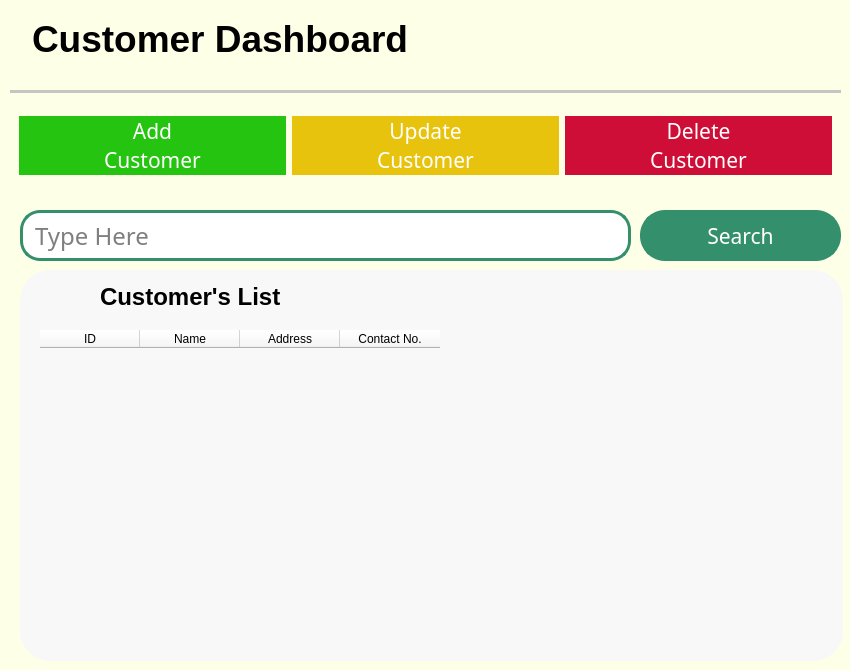
    <widget class="QFrame" name="CustomerFrame">
     <property name="geometry">
      <rect>
       <x>240</x>
       <y>10</y>
       <width>850</width>
       <height>670</height>
      </rect>
     </property>
     <property name="styleSheet">
      <string notr="true">background-color: rgb(254, 255, 231);
border-radius:20px;</string>
     </property>
     <property name="frameShape">
      <enum>QFrame::StyledPanel</enum>
     </property>
     <property name="frameShadow">
      <enum>QFrame::Raised</enum>
     </property>
     <widget class="QFrame" name="frame_11">
      <property name="geometry">
       <rect>
        <x>20</x>
        <y>270</y>
        <width>823</width>
        <height>391</height>
       </rect>
      </property>
      <property name="styleSheet">
       <string notr="true">background-color: rgb(248, 248, 248);
border-radius: 30px;
border-style: outset;</string>
      </property>
      <property name="frameShape">
       <enum>QFrame::StyledPanel</enum>
      </property>
      <property name="frameShadow">
       <enum>QFrame::Raised</enum>
      </property>
      <widget class="QLabel" name="label_40">
       <property name="geometry">
        <rect>
         <x>80</x>
         <y>15</y>
         <width>401</width>
         <height>31</height>
        </rect>
       </property>
       <property name="styleSheet">
        <string notr="true">font: 20pt &quot;Century Gothic&quot;;</string>
       </property>
       <property name="text">
        <string>&lt;html&gt;&lt;head/&gt;&lt;body&gt;&lt;p&gt;&lt;span style=&quot; font-size:28pt; font-weight:600; vertical-align:super;&quot;&gt;Customer's List&lt;/span&gt;&lt;/p&gt;&lt;/body&gt;&lt;/html&gt;</string>
       </property>
      </widget>
      <widget class="QLabel" name="label_41">
       <property name="geometry">
        <rect>
         <x>30</x>
         <y>5</y>
         <width>51</width>
         <height>41</height>
        </rect>
       </property>
       <property name="text">
        <string/>
       </property>
       <property name="pixmap">
        <pixmap>Resize resources/Customer List.png</pixmap>
       </property>
      </widget>
      <widget class="QTableWidget" name="customer_tbl">
       <property name="geometry">
        <rect>
         <x>20</x>
         <y>60</y>
         <width>781</width>
         <height>281</height>
        </rect>
       </property>
       <property name="editTriggers">
        <set>QAbstractItemView::NoEditTriggers</set>
       </property>
       <property name="wordWrap">
        <bool>true</bool>
       </property>
       <column>
        <property name="text">
         <string>ID</string>
        </property>
       </column>
       <column>
        <property name="text">
         <string>Name</string>
        </property>
       </column>
       <column>
        <property name="text">
         <string>Address</string>
        </property>
       </column>
       <column>
        <property name="text">
         <string>Contact No.</string>
        </property>
       </column>
      </widget>
     </widget>
     <widget class="QFrame" name="DashboardTitle">
      <property name="geometry">
       <rect>
        <x>10</x>
        <y>9</y>
        <width>831</width>
        <height>71</height>
       </rect>
      </property>
      <property name="frameShape">
       <enum>QFrame::StyledPanel</enum>
      </property>
      <property name="frameShadow">
       <enum>QFrame::Raised</enum>
      </property>
      <layout class="QFormLayout" name="formLayout">
       <item row="0" column="0">
        <widget class="QLabel" name="label_9">
         <property name="text">
          <string/>
         </property>
         <property name="pixmap">
          <pixmap>Resize resources/team.png</pixmap>
         </property>
        </widget>
       </item>
       <item row="0" column="1">
        <widget class="QLabel" name="label_10">
         <property name="styleSheet">
          <string notr="true">font: 20pt &quot;Century Gothic&quot;;</string>
         </property>
         <property name="text">
          <string>&lt;html&gt;&lt;head/&gt;&lt;body&gt;&lt;p&gt;&lt;span style=&quot; font-size:28pt; font-weight:600;&quot;&gt;Customer Dashboard&lt;/span&gt;&lt;/p&gt;&lt;/body&gt;&lt;/html&gt;</string>
         </property>
         <property name="alignment">
          <set>Qt::AlignJustify|Qt::AlignVCenter</set>
         </property>
        </widget>
       </item>
      </layout>
     </widget>
     <widget class="QFrame" name="DashboardButtons">
      <property name="geometry">
       <rect>
        <x>10</x>
        <y>100</y>
        <width>831</width>
        <height>91</height>
       </rect>
      </property>
      <property name="frameShape">
       <enum>QFrame::StyledPanel</enum>
      </property>
      <property name="frameShadow">
       <enum>QFrame::Raised</enum>
      </property>
      <layout class="QGridLayout" name="gridLayout">
       <item row="0" column="1">
        <widget class="QPushButton" name="upd_cust_btn">
         <property name="font">
          <font>
           <family>Century Gothic</family>
           <pointsize>16</pointsize>
          </font>
         </property>
         <property name="styleSheet">
          <string notr="true">QPushButton{
background-color: rgba(232,195,14,255);
color: rgb(255, 255, 255);
border-radius:30px;
}

QPushButton:hover{
	color: rgb(0, 0, 0);

	border-style:solid;
	border-width:3px;
	border-color: rgba(232,195,14,255);
	background-color: rgb(255, 255, 255);
}</string>
         </property>
         <property name="text">
          <string>Update
Customer</string>
         </property>
         <property name="icon">
          <iconset>
           <normaloff>Resize resources/Update.png</normaloff>Resize resources/Update.png</iconset>
         </property>
         <property name="iconSize">
          <size>
           <width>71</width>
           <height>71</height>
          </size>
         </property>
        </widget>
       </item>
       <item row="0" column="2">
        <widget class="QPushButton" name="del_cust_btn">
         <property name="font">
          <font>
           <family>Century Gothic</family>
           <pointsize>16</pointsize>
          </font>
         </property>
         <property name="styleSheet">
          <string notr="true">QPushButton{
background-color: rgba(206,14,54,255);
color: rgb(255, 255, 255);
border-radius:30px;

}

QPushButton:hover{
	color: rgb(0, 0, 0);
	border-style:solid;
	border-width:3px;
	border-color: rgba(206,14,54,255);
	background-color: rgb(255, 255, 255);
}</string>
         </property>
         <property name="text">
          <string>Delete
Customer</string>
         </property>
         <property name="icon">
          <iconset>
           <normaloff>Resize resources/Delete.png</normaloff>Resize resources/Delete.png</iconset>
         </property>
         <property name="iconSize">
          <size>
           <width>71</width>
           <height>71</height>
          </size>
         </property>
        </widget>
       </item>
       <item row="0" column="0">
        <widget class="QPushButton" name="add_cust_btn">
         <property name="font">
          <font>
           <family>Century Gothic</family>
           <pointsize>16</pointsize>
          </font>
         </property>
         <property name="styleSheet">
          <string notr="true">QPushButton{
background-color: rgba(37,196,16,255);
color: rgb(255, 255, 255);
border-radius:30px;
}

QPushButton:hover{
	color: rgb(0, 0, 0);
	border-style:solid;
	border-width:3px;
	border-color: rgba(37,196,16,255);
	background-color: rgb(255, 255, 255);
}</string>
         </property>
         <property name="text">
          <string>Add
Customer</string>
         </property>
         <property name="icon">
          <iconset>
           <normaloff>Resize resources/Add.png</normaloff>Resize resources/Add.png</iconset>
         </property>
         <property name="iconSize">
          <size>
           <width>71</width>
           <height>71</height>
          </size>
         </property>
        </widget>
       </item>
      </layout>
     </widget>
     <widget class="Line" name="line">
      <property name="geometry">
       <rect>
        <x>10</x>
        <y>90</y>
        <width>831</width>
        <height>3</height>
       </rect>
      </property>
      <property name="styleSheet">
       <string notr="true">background-color: rgb(197, 197, 197);</string>
      </property>
      <property name="orientation">
       <enum>Qt::Horizontal</enum>
      </property>
     </widget>
     <widget class="QLineEdit" name="cust_search">
      <property name="geometry">
       <rect>
        <x>20</x>
        <y>210</y>
        <width>611</width>
        <height>51</height>
       </rect>
      </property>
      <property name="font">
       <font>
        <family>Century Gothic</family>
        <pointsize>18</pointsize>
       </font>
      </property>
      <property name="styleSheet">
       <string notr="true">QLineEdit{
border-radius:20px;
border-style:solid;
border-width:3px;
border-color: rgba(52,143,108,255);
background-color: rgb(255, 255, 255);
padding-left:10px;
}</string>
      </property>
      <property name="placeholderText">
       <string>Type Here</string>
      </property>
     </widget>
     <widget class="QPushButton" name="cust_search_btn">
      <property name="geometry">
       <rect>
        <x>640</x>
        <y>210</y>
        <width>201</width>
        <height>51</height>
       </rect>
      </property>
      <property name="font">
       <font>
        <family>Century Gothic</family>
        <pointsize>16</pointsize>
       </font>
      </property>
      <property name="styleSheet">
       <string notr="true">QPushButton{
border-radius:25px;
border-style:solid;
border-width:3px;
border-color: rgba(52,143,108,255);
background-color: rgba(52,143,108,255);
	color: rgb(255, 255, 255);
}</string>
      </property>
      <property name="text">
       <string>Search</string>
      </property>
      <property name="iconSize">
       <size>
        <width>40</width>
        <height>40</height>
       </size>
      </property>
     </widget>
    </widget>
